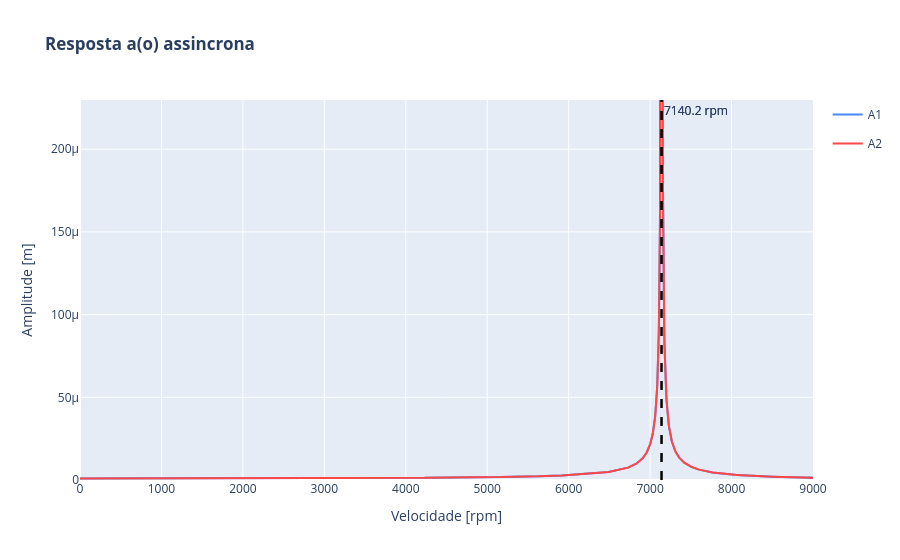

The cell this chart's notebook holds for it:
### Code cell
rotor_simetrico.plot_resposta(speed_range=(0, 9000), excitacao="assincrona")

### Figure 1 — Plotly figure (JSON) as saved in the notebook; plotly's stock layout.template omitted (floating-point values rounded to 4 significant figures; data arrays with more than 128 entries replaced by an {"elided": "..."} marker saying what was removed)
{"data": [{"legendgroup": "A1", "line": {"color": "#4787FF", "width": 2}, "mode": "lines", "name": "A1", "showlegend": true, "type": "scatter", "x": {"elided": "10000 float values"}, "y": {"elided": "10000 float values"}}, {"legendgroup": "A2", "line": {"color": "#FF4747", "width": 2}, "mode": "lines", "name": "A2", "showlegend": true, "type": "scatter", "x": {"elided": "10000 float values"}, "y": {"elided": "10000 float values"}}], "layout": {"annotations": [{"showarrow": false, "text": "7140.2 rpm", "x": 7140.0, "xanchor": "left", "xref": "x", "y": 1, "yanchor": "top", "yref": "y domain"}, {"showarrow": false, "text": "7140.2 rpm", "x": 7140.0, "xanchor": "left", "xref": "x", "y": 1, "yanchor": "top", "yref": "y domain"}], "shapes": [{"line": {"color": "black", "dash": "dash", "width": 2}, "type": "line", "x0": 7140.0, "x1": 7140.0, "xref": "x", "y0": 0, "y1": 1, "yref": "y domain"}, {"line": {"color": "black", "dash": "dash", "width": 2}, "type": "line", "x0": 7140.0, "x1": 7140.0, "xref": "x", "y0": 0, "y1": 1, "yref": "y domain"}], "title": {"text": "<b>Resposta a(o) assincrona</b>"}, "xaxis": {"title": {"text": "Velocidade [rpm]"}}, "yaxis": {"range": [0, 0.0002297], "title": {"text": "Amplitude [m]"}}}}
